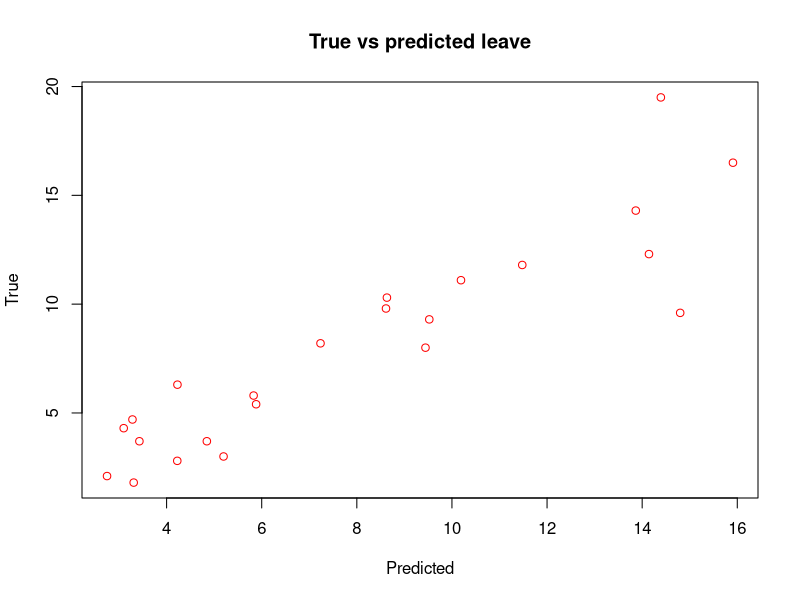
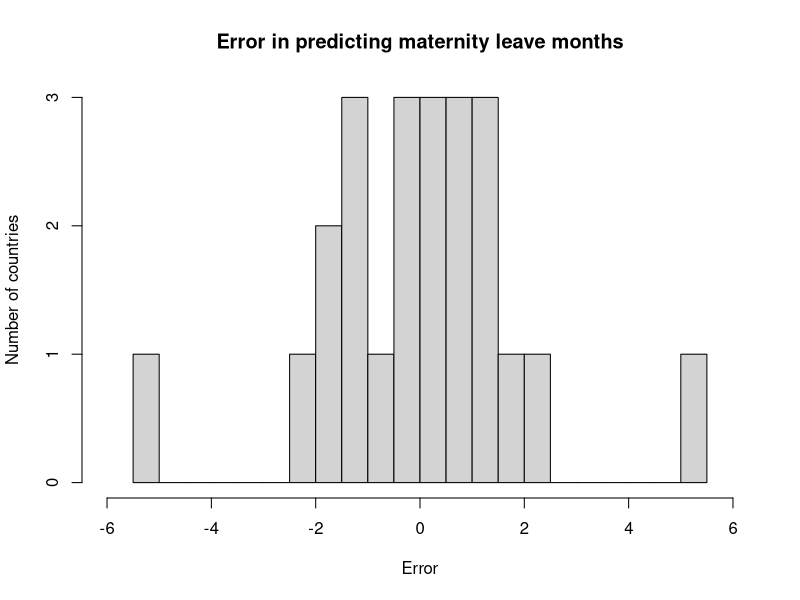
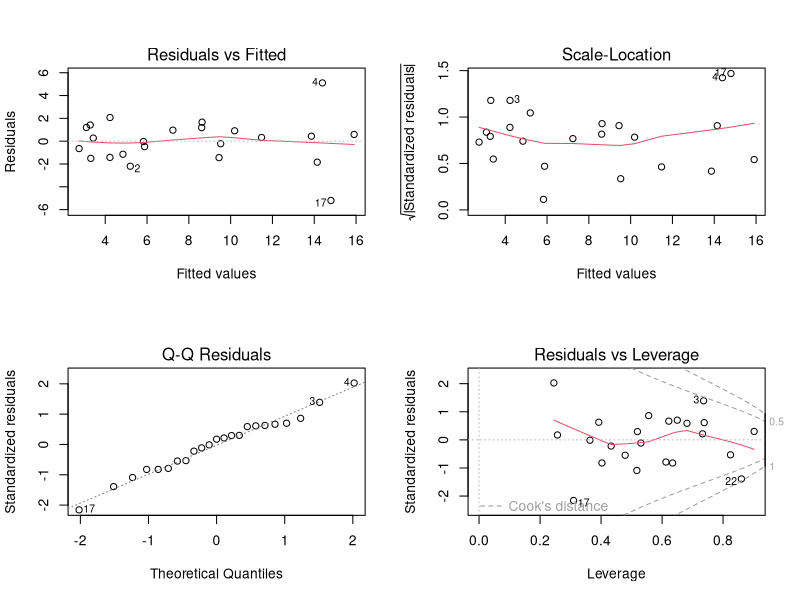
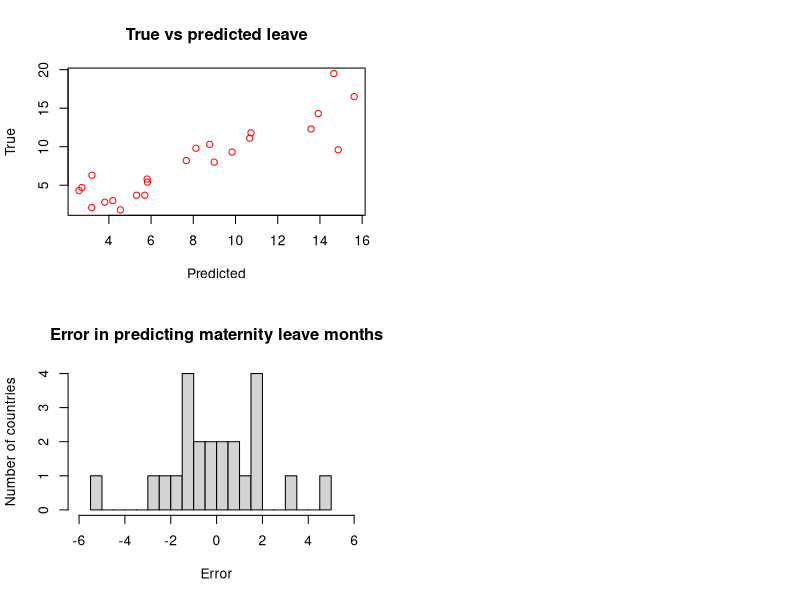

Generate these figures, in order, with R:
setwd("/home/kati/Documents/Birmingham_City_University/Lopputyo/rdata")

# MULTIPLE REGRESSION

regressiondata = read.csv("regressiondata.csv", stringsAsFactors = FALSE)

#Multiple regression without standardisation

regressionbusiness = lm(totalmotherleaveasfullpaidm ~ Scandinavia. + German.speaking. + English.speaking. + GenderGapScore + GDPPerCapita + Mean.age.at.first.birth.2016 + Ferility + 
                          Welfare.regime.no + SuffrageYear + 
                          CollectiveBargainCoverage + Youth.dependency.ratio.2015 + Socialist.postsocialist. , data = regressiondata, na.action = "na.omit")
summary(regressionbusiness)

# Multiple regression with standardisation - standardisation is only needed to analyse coefficients. Otherwise, the unstandardised data SHOULD be used. 

regressiondatanumbers = regressiondata[-c(1,2)]
scaledregression = as.data.frame(scale(regressiondatanumbers))

scaledregressionbusiness = lm(totalmotherleaveasfullpaidm ~ Scandinavia. + German.speaking. + English.speaking. + GenderGapScore + GDPPerCapita + Mean.age.at.first.birth.2016 + Ferility + 
                          Welfare.regime.no + SuffrageYear + 
                          CollectiveBargainCoverage + Youth.dependency.ratio.2015 + Socialist.postsocialist. , data = scaledregression, na.action = "na.omit")
summary(scaledregressionbusiness)

# The relevant parts to check are the following: under Coefficients check Estimate - the bigger numbers are more relevant (but pay attention to whether
# it's e-01 or e-02) - note that this is only valid if values are standardised! 
# Adjusted R-squarerd (which goes between 0-1) is also relevant - it shows how well the model fits the data. 0.6304 means it's ok but not good. 
# One way to improve it, would be variable selection - i.e. chose those that fit best. 

# Now we're displaying the estimates of the coefficients 

coefficients(scaledregressionbusiness) # this is the same list as earlier in summary estimates

# Predicted value of maternity leave as fully paid months in country x by the model 
predictedmatleave = fitted(regressionbusiness) # here one does not need to use scaled variables

# Plot these predicted values and the actual values - here also use the dataframe where the variables are not scaled, so the values are meaningful (months)

plot(predictedmatleave, regressiondata$totalmotherleaveasfullpaidm,  main = "True vs predicted leave", xlab = "Predicted", ylab = "True", col = "red")
# This is a diagnostic plot for linear regression. One can see that the trend is correct, but the predictions are quite far off from reality.

# Residuals = subrtact true value from predicted. This tells us how wrong the model is - the error in prediction. 
error = residuals(regressionbusiness)

#Plot histogram
hist(error, xlim = c(-6,6), breaks = 15, main = "Error in predicting maternity leave months", xlab = "Error", ylab = "Number of countries") 
# This shows that the error is symmetric around zero, which is cool, as it shows it's basically a random error. But the two outliers show that the model cannot explain everything. 

# Diagnostic plots - these are the same things as earlier but repeated unnecessarily because they look cool or something? 
layout(matrix(c(1,2,3,4),2,2)) # optional 4 graphs/page
plot(regressionbusiness)
# here only check normal q-q- - it shows that same outliers as in the histogram plot but that the model is otherwise fairly ok. 

# Next we try to find a subset of variables that explains the independent variable best and gives the best model. This is called model/variable selection.

# Stepwise Regression
library(MASS)
step = stepAIC(regressionbusiness, direction="both")
# So this system shows you the 10 best models, the best is first. Has highest AIC (Akaike Information Criterion). For example the best one is this model,
# which is at the top of the list, but totally counterlogically, the best variables are at the bottom of this list of variables, under <none>. 

#Start:  AIC=55.84
# totalmotherleaveasfullpaidm ~ Scandinavia. + German.speaking. + 
#  English.speaking. + GenderGapScore + GDPPerCapita + Mean.age.at.first.birth.2016 + 
#  Ferility + Welfare.regime.no + SuffrageYear + CollectiveBargainCoverage + 
#  Youth.dependency.ratio.2015 + Socialist.postsocialist.

#                               Df Sum of Sq     RSS    AIC
#- CollectiveBargainCoverage     1     0.018  84.175 53.840
#- GDPPerCapita                  1     0.283  84.440 53.913
#- Ferility                      1     0.907  85.065 54.082
#- Youth.dependency.ratio.2015   1     1.142  85.299 54.145
#- English.speaking.             1     1.465  85.622 54.232
#- Mean.age.at.first.birth.2016  1     2.022  86.179 54.382
#- German.speaking.              1     2.657  86.815 54.551
#- Welfare.regime.no             1     4.621  88.778 55.065
#<none>                                       84.158 55.836
#- SuffrageYear                  1    20.210 104.367 58.786
#- Socialist.postsocialist.      1    26.372 110.530 60.105
#- GenderGapScore                1    30.084 114.242 60.865
#- Scandinavia.                  1    42.745 126.903 63.282

step$anova # display results 
# But actually this is what gives the real result - it suggests a final model to use. Here it is: 

#Final Model:
#  totalmotherleaveasfullpaidm ~ Scandinavia. + German.speaking. + 
#  GenderGapScore + SuffrageYear + Socialist.postsocialist.

# So, le'ts try the final model out!!!!

finalmodel = lm(totalmotherleaveasfullpaidm ~ Scandinavia. + German.speaking. +  GenderGapScore + SuffrageYear + Socialist.postsocialist., data = regressiondata, na.action = "na.omit")
summary(finalmodel)

# Analysis: adjusted r-squared 0.7516 is clearly better than before, and now even p-values (starts) show that these aspects are relevant. 

# Predicted value of maternity leave as fully paid months in country x by the model 
predictedmatleavefinal = fitted(finalmodel) # here one does not need to use scaled variables

# Plot these predicted values and the actual values - here also use the dataframe where the variables are not scaled, so the values are meaningful (months)

plot(predictedmatleavefinal, regressiondata$totalmotherleaveasfullpaidm,  main = "True vs predicted leave", xlab = "Predicted", ylab = "True", col = "red")
# This is a diagnostic plot for linear regression. One can see that the trend is correct, but the predictions are quite far off from reality.

# Residuals = subrtact true value from predicted. This tells us how wrong the model is - the error in prediction. 
error = residuals(finalmodel)

#Plot histogram
hist(error, xlim = c(-6,6), breaks = 15, main = "Error in predicting maternity leave months", xlab = "Error", ylab = "Number of countries") 
# This shows that the error is symmetric around zero, which is cool, as it shows it's basically a random error. But the two outliers show that the model cannot explain everything. 

#For shiny app visualisation, compute scaled final model
scaledfinalmodel = lm(totalmotherleaveasfullpaidm ~ Scandinavia. + German.speaking. +  GenderGapScore + SuffrageYear + Socialist.postsocialist., data = scaledregression, na.action = "na.omit")
summary(scaledfinalmodel)

# We need to create a dataframe with the coefficients and variables
coefsmat = (coefficients(scaledfinalmodel))
varnamesmat = (variable.names(scaledfinalmodel))
coefdatamat = data.frame("Explanations" = varnamesmat, "ImportanceForMothers"= coefsmat)
coefdatamat$Explanations = as.character(coefdatamat$Explanations)

# Remove intercept (first row)
coefdatamat = coefdatamat [-(1),] 

#Rename variables for visualisation
coefdatamat$Explanations[1] = paste("Scandinavian", " country", sep = " ")
coefdatamat$Explanations [2] = paste("German-speaking", " country", sep= " ")
coefdatamat$Explanations[3] = paste("High"," gender", " parity", sep = " ")
coefdatamat$Explanations[4]= paste("Late", " female", " suffrage", sep = " ")
coefdatamat$Explanations[5] = paste("Post-socialist", "country", sep = " ")

write.csv(coefdatamat,"coefdatamoms.csv")

# More detailed analyss: so what is most relevant is whether a country has had a socialist past - so countries with 
# socialist pasts have longest paid leave. Secondly, whether it's a scandinavian country - if it's Scandinavian, it will have a long leave, but not 
# so long. If it's a German-speaking country, leave is longer than others. The later the country enacted female suffrage 
# the shorter the leave is. Also - the better the country does on the Gender Gap Index (the better the country is generally for women) - the shorter the 
# leave as paid months. This is explained partially at least by the fact that postsocialist countries don't have super amazing ourcomes for women -
# especially Hungary. 
 

